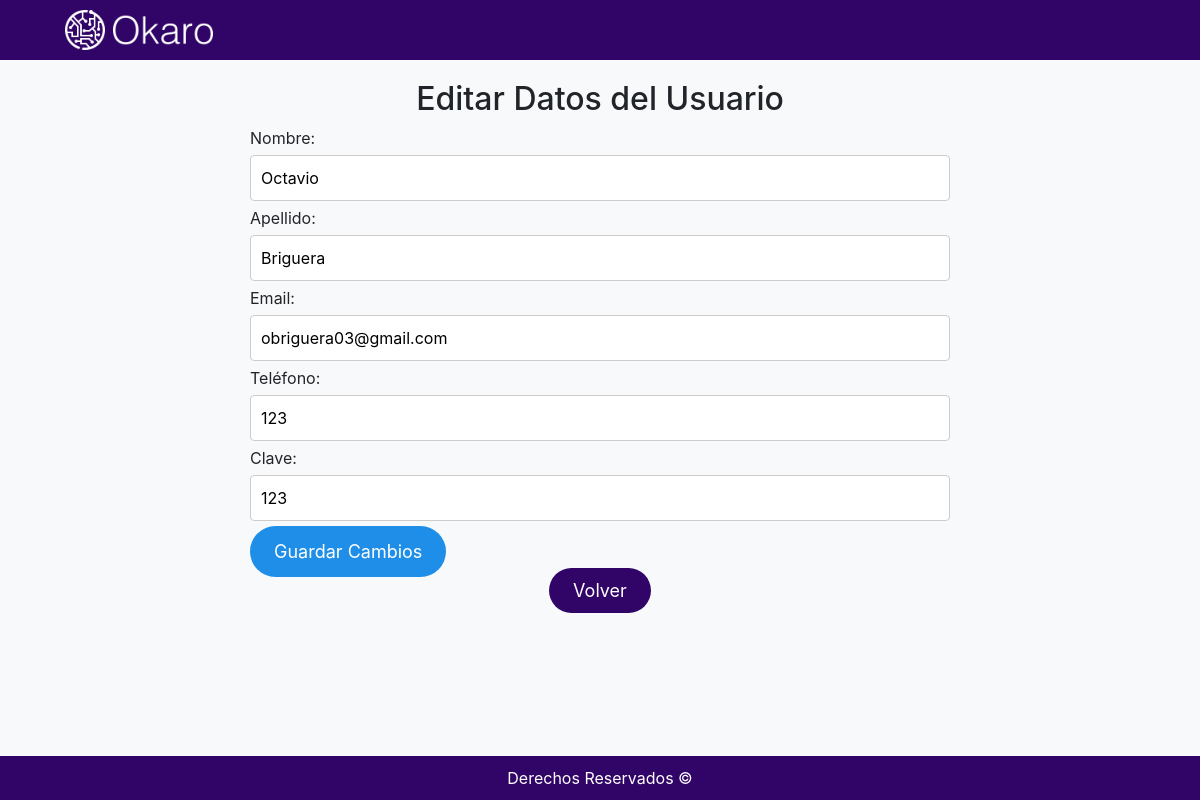
/Ticket/editar_usuario.php (signed in), run on the app's committed database.
### tables this page shows
CREATE TABLE `usuario` (
  `id_usuario` int(11) NOT NULL,
  `nombre_usuario` varchar(255) NOT NULL,
  `apellido_usuario` varchar(255) NOT NULL,
  `email_usuario` varchar(255) NOT NULL,
  `telefono_usuario` varchar(20) NOT NULL,
  `clave_usuario` varchar(255) NOT NULL,
  `tipo_usuario` enum('administrador','usuario') DEFAULT NULL,
  `id_area_usuario` int(11) NOT NULL
);

### Ticket/editar_usuario.php (the view, shortened to what this page needs)
<?php
include_once '../DataBaseConexion/db.php';
?>
<!DOCTYPE html>
<html lang="es">
<head>
    <link rel="stylesheet" href="https://stackpath.bootstrapcdn.com/bootstrap/4.3.1/css/bootstrap.min.css" />
    <link rel="stylesheet" href="../Estilos/botones.css" />
    <link rel="stylesheet" href="../Estilos/navfoot.css" />
    <link rel="stylesheet" href="../Estilos/estilo.css" />
</head>
<body>
<nav class="navbar">
    <div class="container">
        <img src="../img/Okaro_White.png" alt="Logo" class="img-fluid" />
    </div>
</nav>
<div class="container">
    <div id="container-central-areas">
<?php
if (isset($_SESSION['ID_usuario'])) {
    if ($DB_conn) {
        $id_usuario_sesion = $_SESSION['ID_usuario'];
        $query_usuario = "SELECT * FROM usuario WHERE id_usuario = $id_usuario_sesion";
        $result_usuario = mysqli_query($DB_conn, $query_usuario);
        if (mysqli_num_rows($result_usuario) > 0) {
            $usuario = mysqli_fetch_assoc($result_usuario);
            echo '<h2>Editar Datos del Usuario</h2>';
            echo '<form action="procesar_cambios.php" method="POST">';
            echo 'Nombre: <input type="text" name="nombre_usuario" value="' . $usuario['nombre_usuario'] . '"><br>';
            echo 'Apellido: <input type="text" name="apellido_usuario" value="' . $usuario['apellido_usuario'] . '"><br>';
            echo 'Email: <input type="text" name="email_usuario" value="' . $usuario['email_usuario'] . '"><br>';
            echo 'Teléfono: <input type="text" name="telefono_usuario" value="' . $usuario['telefono_usuario'] . '"><br>';
            echo 'Clave: <input type="text" name="clave_usuario" value="' . $usuario['clave_usuario'] . '"><br>';
            echo '<input type="submit" value="Guardar Cambios" class="btn-azul">';
            echo '</form>';
            echo '<div class="contento">';
            if ($usuario['tipo_usuario'] == 'administrador') {
                echo '<a href="../Panel/administradorPanel.php" class="btn-morado">Volver</a>';
            } else {
                echo '<a href="../Ticket/mostrar_usuarios.php" class="btn-morado">Volver</a>';
            }
            echo '</div>';
        } else {
            echo 'No se encontraron datos de usuario.';
        }
    } else {
        echo 'Conexión fallida.';
    }
} else {
    echo 'No hay sesión de usuario. Por favor, inicia sesión.';
}
?>
</div>
</div>
<footer>
    <div class="container">
        <p class="mb-0">Derechos Reservados ©</p>
    </div>
</footer>
</body>
</html>

### Estilos/botones.css (style rules this page uses)
.btn-azul { background-color: #1f8ee9; color: #ffffff; border: none; border-radius: 30px; cursor: pointer; transition: background-color 0.3s ease, color 0.3s ease; font-size: 18px; padding: 12px 24px; }
.btn-morado { background-color: #310467; color: #ffffff; border: none; border-radius: 30px; cursor: pointer; transition: background-color 0.3s ease; font-size: 18px; padding: 12px 24px; }

### Estilos/navfoot.css (style rules this page uses)
.navbar { background-color: #310467; color: #ffffff; text-align: center; padding: 10px 0; }
.navbar img { height: 40px; margin-left: 20px; }
footer { background-color: #310467; color: #ffffff; text-align: center; padding: 10px 0; position: fixed; bottom: 0; width: 100%; }
.contento { margin-bottom: 50px; }

### Estilos/estilo.css (style rules this page uses)
body { display: flex; flex-direction: column; min-height: 100vh; margin: 0; }
#container-central-areas { flex-grow: 1; display: flex; flex-direction: column; align-items: center; justify-content: center; padding: 20px; box-sizing: border-box; }
#container-central-areas form { width: 100%; max-width: 700px; }
select, input[type="text"], textarea { width: 100%; padding: 10px; margin: 5px 0; border: 1px solid #ccc; border-radius: 4px; box-sizing: border-box; }
body { background-color: #f8f9fa; margin: 0; padding: 0; display: flex; flex-direction: column; min-height: 100vh; }

### data on the page
usuario: nombre_usuario "Octavio", apellido_usuario "Briguera", email_usuario "obriguera03@gmail.com", telefono_usuario "123", clave_usuario "123"
